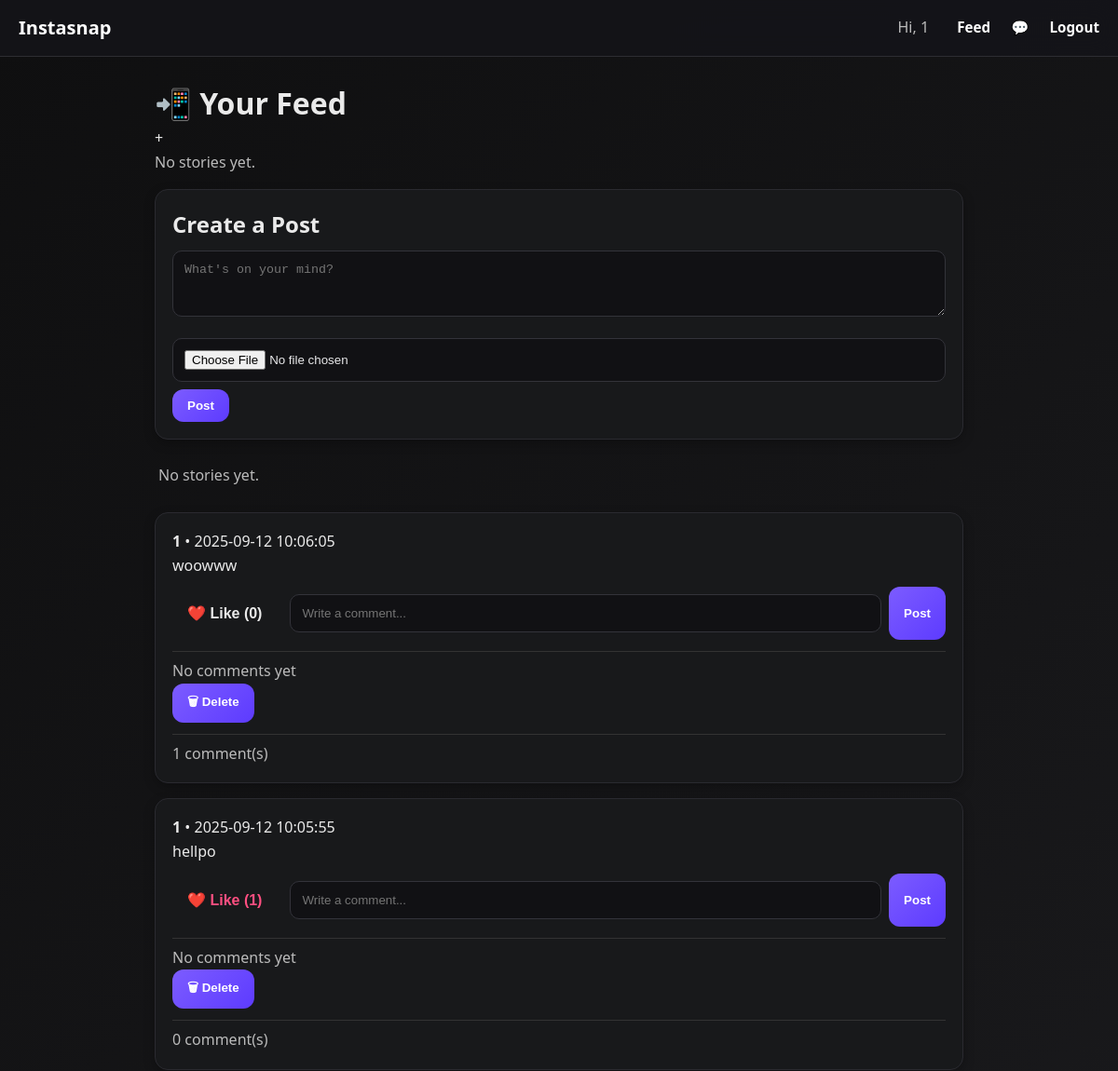
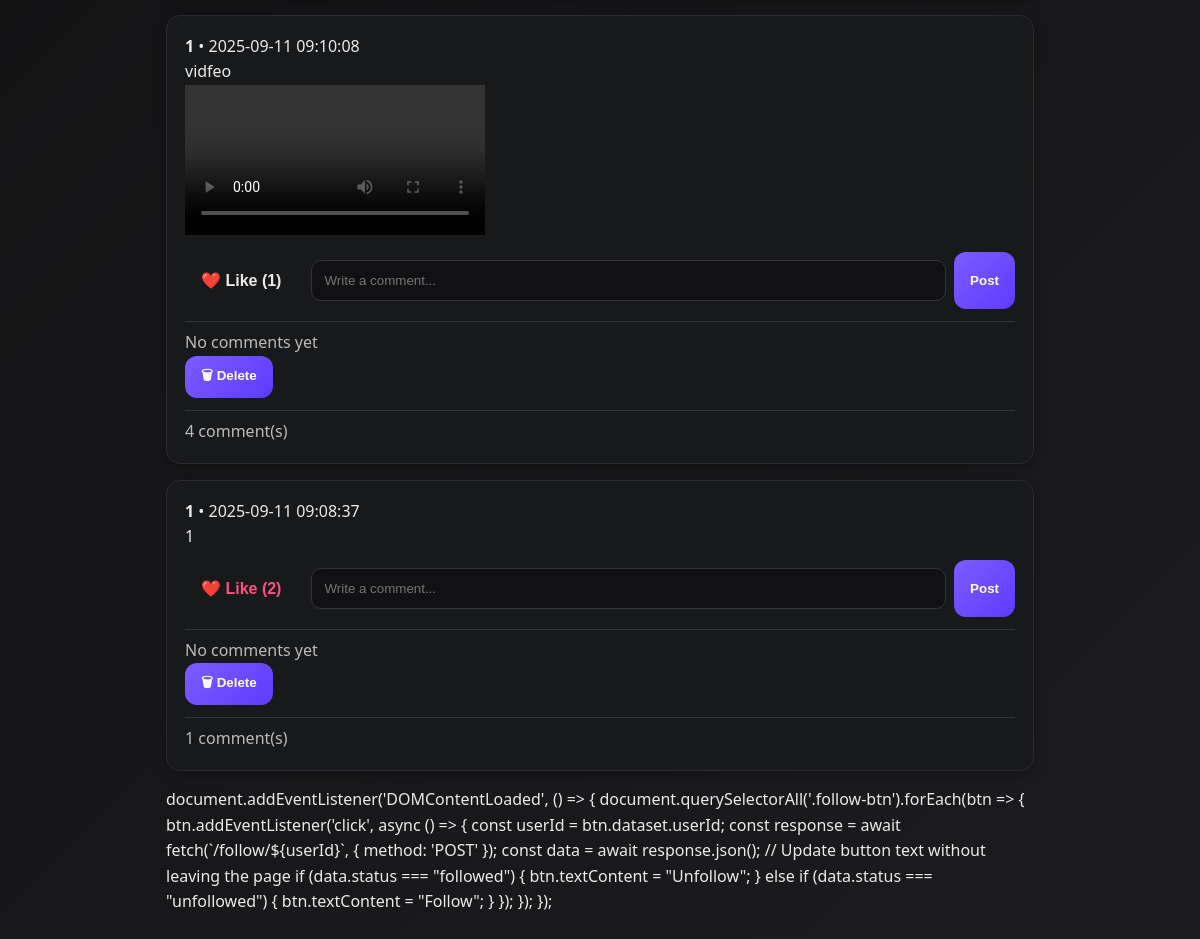
The page /u/1 (signed in) on the database its author committed (2 pictures, top to bottom).
### tables this page shows
CREATE TABLE posts (
            id INTEGER PRIMARY KEY AUTOINCREMENT,
            user_id INTEGER NOT NULL,
            caption TEXT,
            media_url TEXT,
            media_type TEXT CHECK(media_type IN ('image','video')),
            created_at TIMESTAMP DEFAULT CURRENT_TIMESTAMP,
            FOREIGN KEY (user_id) REFERENCES users(id) ON DELETE CASCADE
        );

### app.py (the view)
@app.route("/u/<username>")
def profile(username):
    conn = get_db()
    u = conn.execute(
        "SELECT id, username, avatar_url, bio, created_at FROM users WHERE username=?",
        (username,),
    ).fetchone()
    if not u:
        conn.close()
        return "User not found", 404
    posts = conn.execute("""
        SELECT p.id, p.user_id, p.caption, p.media_url, p.media_type, p.created_at,
               COALESCE(usr.username, 'Anonymous') as username,
               (SELECT COUNT(*) FROM likes WHERE post_id = p.id) as like_count,
               (SELECT COUNT(*) FROM comments WHERE post_id = p.id) as comment_count,
               EXISTS(SELECT 1 FROM likes WHERE post_id = p.id AND user_id = ?) as liked_by_me
        FROM posts p
        JOIN users usr ON usr.id = p.user_id
        WHERE p.user_id = ?
        ORDER BY p.created_at DESC
    """, (session.get("user_id"), u["id"])).fetchall()
    conn.close()
    posts = [dict(r) for r in posts]
    return render_template("feed.html", posts=posts, stories=[], username=username or "Anonymous")

### app.py (called while the page is built)
def get_db():
    conn = sqlite3.connect(DB)
    conn.row_factory = sqlite3.Row
    return conn

### templates/feed.html (shortened to what this page needs)
{% extends "base.html" %} {% block title %}Feed - Instasnap{% endblock %} {%
block content %}
<div class="feed-container">
  <h1 class="page-title">📲 Your Feed</h1>
  <div class="story-bar">
    <div class="story-circle add-story">
      <form
        action="{{ url_for('create_story') }}"
        method="POST"
        enctype="multipart/form-data"
        id="storyForm"
      >
        <label for="storyInput">+</label>
      </form>
    </div>
    {% if stories %}
      {% for story in stories %}
      <div class="story-circle" onclick="openStory('{{ story.media_url }}', '{{ story.media_type }}')">
        <img src="{{ story.avatar_url or '/static/default-avatar.png' }}" alt="{{ story.username }}" />
        <span>{{ story.username }}</span>
      </div>
      {% endfor %}
    {% else %}
      <p class="muted">No stories yet.</p>
    {% endif %}
  </div>
</div>
  <div class="card create-post">
    <h2 class="section-title">Create a Post</h2>
    <form
      action="{{ url_for('feed') }}"
      method="POST"
      enctype="multipart/form-data"
    >
      <textarea
        name="caption"
        rows="3"
        placeholder="What's on your mind?"
        required
        class="input"
      ></textarea>
      <input type="file" name="media" class="input" />
      <button type="submit" class="btn btn-primary">Post</button>
    </form>
  </div>
  <div class="stories">
    {% if stories %} {% for story in stories %}
    <div class="card story">
      <div class="meta">
        <strong>{{ story.username or "Anonymous" }}</strong> • {{
        story.created_at }}
      </div>
      {% if story.media_type == "image" %}
      <img src="{{ story.media_url }}" alt="Story media" class="story-media" />
      {% elif story.media_type == "video" %}
      <video controls class="story-media">
        <source src="{{ story.media_url }}" type="video/mp4" />
        Your browser does not support the video tag.
      </video>
      {% endif %}
    </div>
    {% endfor %} {% else %}
    <p class="muted">No stories yet.</p>
    {% endif %}
  </div>
  <div class="posts">
    {% if posts %} {% for post in posts %}
    <div class="card post" data-post-id="{{ post.id }}">
      <div class="meta">
        <strong>{{ post.username or "Anonymous" }}</strong>
         • {{ post.created_at }}
      </div>
      <div class="content">{{ post.caption }}</div>
      {% if post.media_url %} {% if post.media_type == "image" %}
      <img src="{{ post.media_url }}" class="post-media" />
      {% elif post.media_type == "video" %}
      <video controls class="post-media">
        <source src="{{ post.media_url }}" type="video/mp4" />
      </video>
      {% endif %} {% endif %}
      <div class="post-actions">
        <form
          class="like-form"
          action="{{ url_for('toggle_like', post_id=post.id) }}"
          method="POST"
          style="display: inline"
        >
          <button
            type="submit"
            class="like-btn {% if post.liked_by_me %}liked{% endif %}"
          >
            ❤️ Like (<span class="like-count">{{ post.like_count }}</span>)
          </button>
        </form>
        <form
          class="comment-form"
          action="{{ url_for('add_comment', post_id=post.id) }}"
          method="POST"
          style="flex: 1; display: flex; gap: 8px"
        >
          <input
            type="text"
            name="content"
            placeholder="Write a comment..."
            required
          />
          <button type="submit">Post</button>
        </form>
      </div>
      <div class="comments" id="comments-{{ post.id }}">
        {% if post.comments %} {% set comments_to_show = post.comments[:3] %} {%
        for comment in comments_to_show %}
        <div class="comment">
          <strong>{{ comment.username }}</strong>: {{ comment.content }}
        </div>
        {% endfor %} {% if post.comment_count > 3 %}
        <button
          class="btn-show-more"
          onclick="toggleComments({{ post.id }}, this)"
        >
          Show more...
        </button>
        {% endif %} {% else %}
        <p class="muted">No comments yet</p>
        {% endif %}
      </div>
      {% if session.get("user_id") == post.user_id %}
      <form
        action="{{ url_for('delete_post', post_id=post.id) }}"
        method="post"
        style="display: inline"
      >
        <button
          type="submit"
          class="btn btn-danger"
          onclick="return confirm('⚠️ Are you sure you want to delete this post?');"
        >
          🗑 Delete
        </button>
      </form>
      {% endif %}
      <div class="comments">
        <p class="muted">
          <span class="comment-count">{{ post.comment_count }}</span> comment(s)
        </p>
      </div>
    </div>
    {% endfor %} {% else %}
    <p class="muted">No posts yet — be the first one to share something!</p>
    {% endif %}
  </div>
  document.addEventListener('DOMContentLoaded', () => {
  document.querySelectorAll('.follow-btn').forEach(btn => {
  btn.addEventListener('click', async () => { const userId = btn.dataset.userId;
  const response = await fetch(`/follow/${userId}`, { method: 'POST' }); const
  data = await response.json(); // Update button text without leaving the page
  if (data.status === "followed") { btn.textContent = "Unfollow"; } else if
  (data.status === "unfollowed") { btn.textContent = "Follow"; } }); }); });
</div>
{% endblock %}

### templates/base.html (style rules this page uses)
* { margin: 0; padding: 0; box-sizing: border-box; }
body { font-family: "Segoe UI", Roboto, system-ui, sans-serif; background: linear-gradient(135deg, #0f0f10, #1c1c1f); color: #eaeaea; line-height: 1.6; }
.muted { color: #bbb; margin-right: 8px; }
.card { background: #18191b; border: 1px solid #2a2a30; border-radius: 14px; padding: 18px; margin: 16px 0; box-shadow: 0 4px 12px rgba(0, 0, 0, 0.25); transition: transform 0.2s, box-shadow 0.2s; }
input, textarea { width: 100%; padding: 12px; border-radius: 10px; border: 1px solid #33333a; background: #111114; color: #e8e8ea; margin: 8px 0; transition: border 0.2s, box-shadow 0.2s; }
button { padding: 10px 16px; border: 0; border-radius: 12px; background: linear-gradient(135deg, #7c5cff, #5d3bff); color: white; cursor: pointer; font-weight: 600; transition: transform 0.2s, box-shadow 0.2s; }
.stories { display: flex; overflow-x: auto; gap: 14px; padding: 10px 4px; scrollbar-width: thin; scrollbar-color: #444 #111; }
.post-actions { display: flex; align-items: center; gap: 14px; margin-top: 10px; }
.like-btn { background: none; border: none; cursor: pointer; color: #eaeaea; font-size: 1rem; }
.like-btn.liked { color: #ff4f81; font-weight: bold; }
.comments { margin-top: 12px; border-top: 1px solid #333; padding-top: 8px; }

### rows shown on the page
posts: user "1", created_at "2025-09-12 10:06:05", caption "woowww", like_count "0", comment_count "1"
posts: user "1", created_at "2025-09-12 10:05:55", caption "hellpo", like_count "1", comment_count "0"
posts: user "1", created_at "2025-09-11 09:10:08", caption "vidfeo", like_count "1", comment_count "4"
posts: username "1", created_at "2025-09-11 09:08:37", caption "1", like_count "2", comment_count "1"

### other values the page prints
{{ session.get('username') }} "1"
